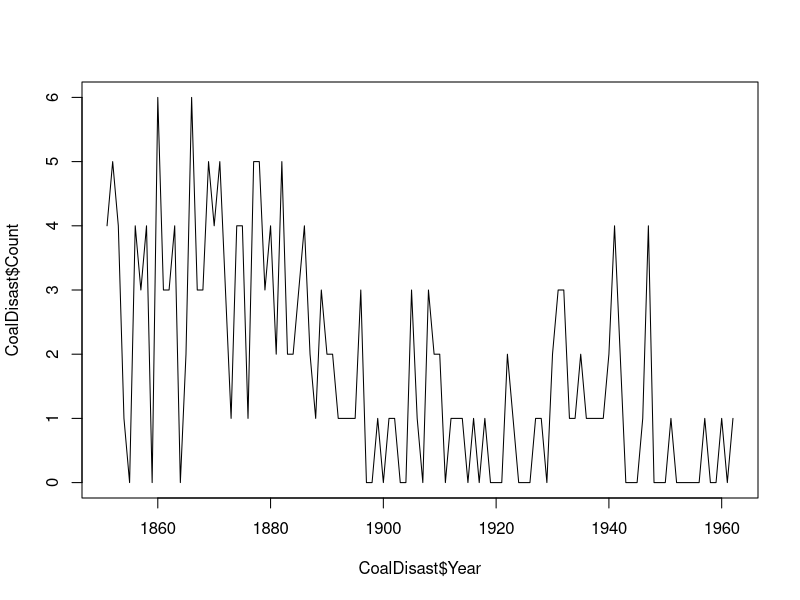
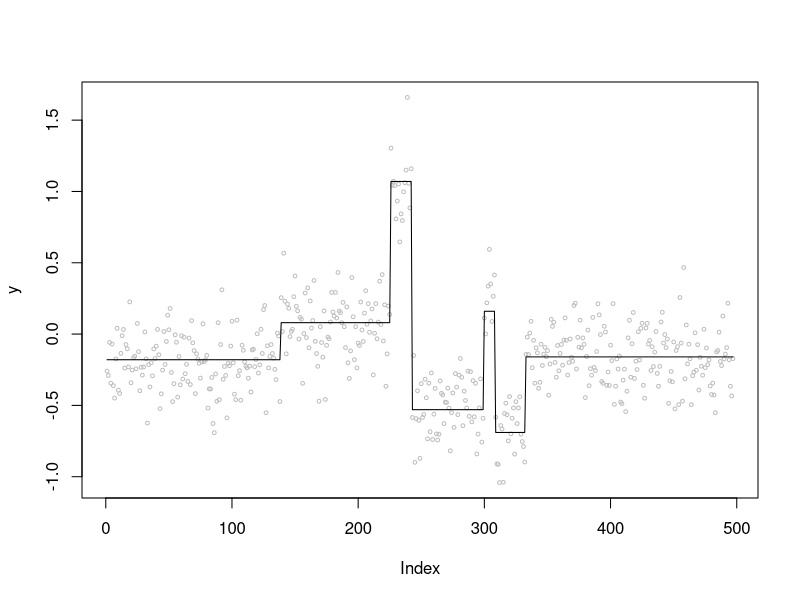

Reproduce these figures in R, in order.
## ---- chunk 1
knitr::opts_chunk$set(echo = TRUE)
## ---- chunk 2
"CoalDisast" <-
structure(list(Year = as.integer(c(1851, 1852, 1853, 1854, 1855, 
1856, 1857, 1858, 1859, 1860, 1861, 1862, 1863, 1864, 1865, 1866, 
1867, 1868, 1869, 1870, 1871, 1872, 1873, 1874, 1875, 1876, 1877, 
1878, 1879, 1880, 1881, 1882, 1883, 1884, 1885, 1886, 1887, 1888, 
1889, 1890, 1891, 1892, 1893, 1894, 1895, 1896, 1897, 1898, 1899, 
1900, 1901, 1902, 1903, 1904, 1905, 1906, 1907, 1908, 1909, 1910, 
1911, 1912, 1913, 1914, 1915, 1916, 1917, 1918, 1919, 1920, 1921, 
1922, 1923, 1924, 1925, 1926, 1927, 1928, 1929, 1930, 1931, 1932, 
1933, 1934, 1935, 1936, 1937, 1938, 1939, 1940, 1941, 1942, 1943, 
1944, 1945, 1946, 1947, 1948, 1949, 1950, 1951, 1952, 1953, 1954, 
1955, 1956, 1957, 1958, 1959, 1960, 1961, 1962)), Count = c(4, 
5, 4, 1, 0, 4, 3, 4, 0, 6, 3, 3, 4, 0, 2, 6, 3, 3, 5, 4, 5, 3, 
1, 4, 4, 1, 5, 5, 3, 4, 2, 5, 2, 2, 3, 4, 2, 1, 3, 2, 2, 1, 1, 
1, 1, 3, 0, 0, 1, 0, 1, 1, 0, 0, 3, 1, 0, 3, 2, 2, 0, 1, 1, 1, 
0, 1, 0, 1, 0, 0, 0, 2, 1, 0, 0, 0, 1, 1, 0, 2, 3, 3, 1, 1, 2, 
1, 1, 1, 1, 2, 4, 2, 0, 0, 0, 1, 4, 0, 0, 0, 1, 0, 0, 0, 0, 0, 
1, 0, 0, 1, 0, 1)), .Names = c("Year", "Count"), row.names = c("1", 
"2", "3", "4", "5", "6", "7", "8", "9", "10", "11", "12", "13", 
"14", "15", "16", "17", "18", "19", "20", "21", "22", "23", "24", 
"25", "26", "27", "28", "29", "30", "31", "32", "33", "34", "35", 
"36", "37", "38", "39", "40", "41", "42", "43", "44", "45", "46", 
"47", "48", "49", "50", "51", "52", "53", "54", "55", "56", "57", 
"58", "59", "60", "61", "62", "63", "64", "65", "66", "67", "68", 
"69", "70", "71", "72", "73", "74", "75", "76", "77", "78", "79", 
"80", "81", "82", "83", "84", "85", "86", "87", "88", "89", "90", 
"91", "92", "93", "94", "95", "96", "97", "98", "99", "100", 
"101", "102", "103", "104", "105", "106", "107", "108", "109", 
"110", "111", "112"), class = "data.frame")
plot(CoalDisast$Year, CoalDisast$Count, type = "l")
## ---- chunk 3
n <- 497
theta <- numeric(n)
theta[1:138] <- -0.18
theta[139:225] <- 0.08
theta[226:242] <- 1.07
theta[243:299] <- -0.53
theta[300:308] <- 0.16
theta[309:332] <- -0.69
theta[333:n] <- -0.16
n <- length(theta)
sig2 = 0.04
y <- theta + sqrt(sig2) * rnorm(n)
plot(y, cex=0.5, col="gray")
lines(theta)
